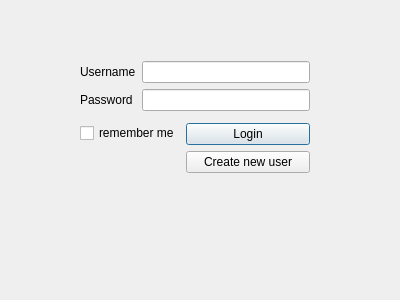
<?xml version="1.0" encoding="UTF-8"?>
<ui version="4.0">
 <class>LoginDialog</class>
 <widget class="QDialog" name="LoginDialog">
  <property name="geometry">
   <rect>
    <x>0</x>
    <y>0</y>
    <width>400</width>
    <height>300</height>
   </rect>
  </property>
  <property name="windowTitle">
   <string>Dialog</string>
  </property>
  <widget class="QWidget" name="">
   <property name="geometry">
    <rect>
     <x>80</x>
     <y>61</y>
     <width>230</width>
     <height>118</height>
    </rect>
   </property>
   <layout class="QVBoxLayout" name="verticalLayout_2">
    <item>
     <layout class="QFormLayout" name="formLayout">
      <item row="0" column="0">
       <widget class="QLabel" name="label">
        <property name="text">
         <string>Username</string>
        </property>
       </widget>
      </item>
      <item row="0" column="1">
       <widget class="QLineEdit" name="lineEditUsername"/>
      </item>
      <item row="1" column="0">
       <widget class="QLabel" name="label_2">
        <property name="text">
         <string>Password</string>
        </property>
       </widget>
      </item>
      <item row="1" column="1">
       <widget class="QLineEdit" name="lineEditPassword"/>
      </item>
     </layout>
    </item>
    <item>
     <layout class="QFormLayout" name="formLayout_2">
      <item row="0" column="0">
       <widget class="QCheckBox" name="checkboxRemember">
        <property name="text">
         <string>remember me</string>
        </property>
       </widget>
      </item>
      <item row="0" column="1">
       <layout class="QVBoxLayout" name="verticalLayout">
        <item>
         <widget class="QPushButton" name="btnLogin">
          <property name="text">
           <string>Login</string>
          </property>
         </widget>
        </item>
        <item>
         <widget class="QPushButton" name="btnUser">
          <property name="text">
           <string>Create new user</string>
          </property>
         </widget>
        </item>
       </layout>
      </item>
     </layout>
    </item>
   </layout>
  </widget>
  <zorder>layoutWidget</zorder>
  <zorder></zorder>
  <zorder>checkBox</zorder>
  <zorder>checkboxRemember</zorder>
 </widget>
 <resources/>
 <connections/>
</ui>
